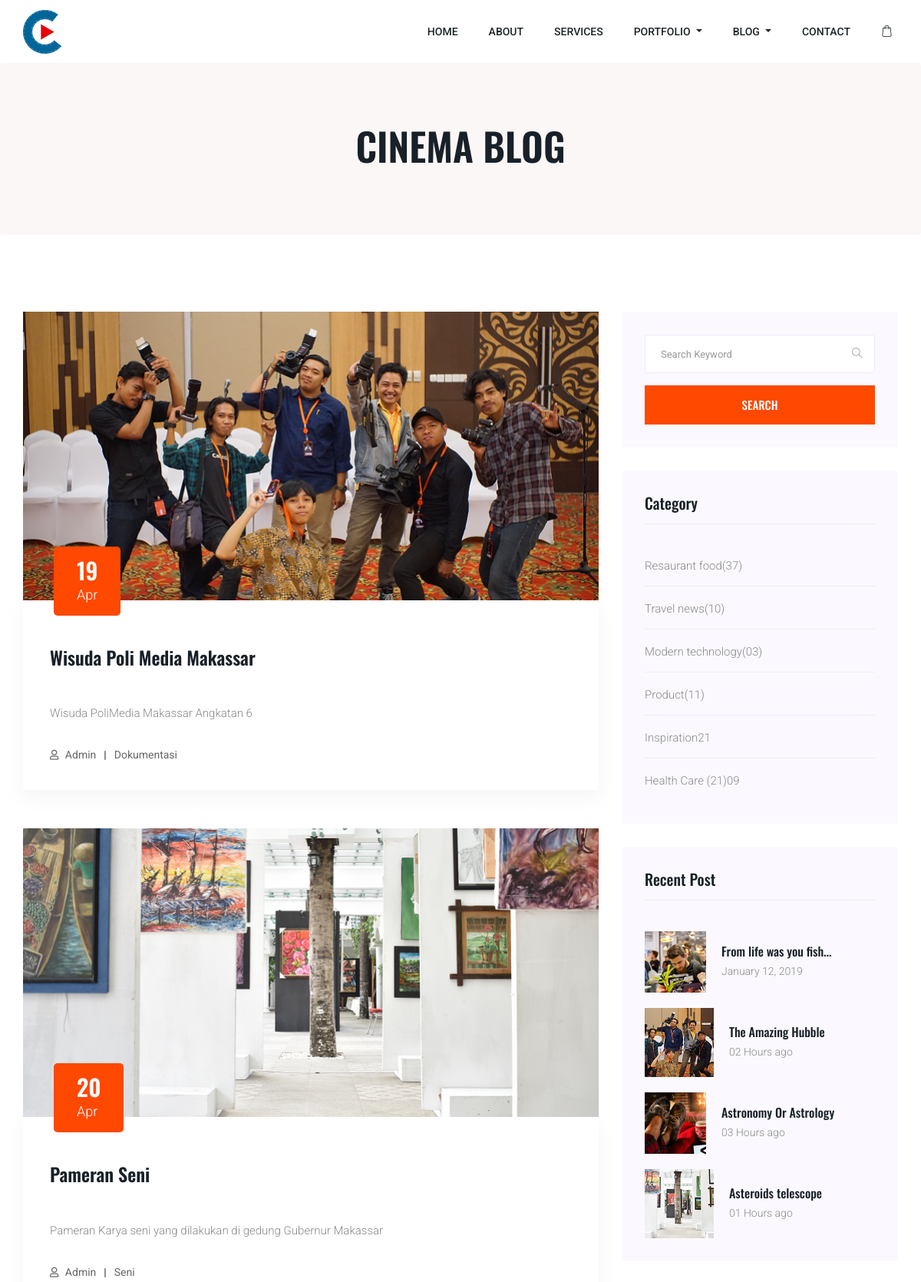
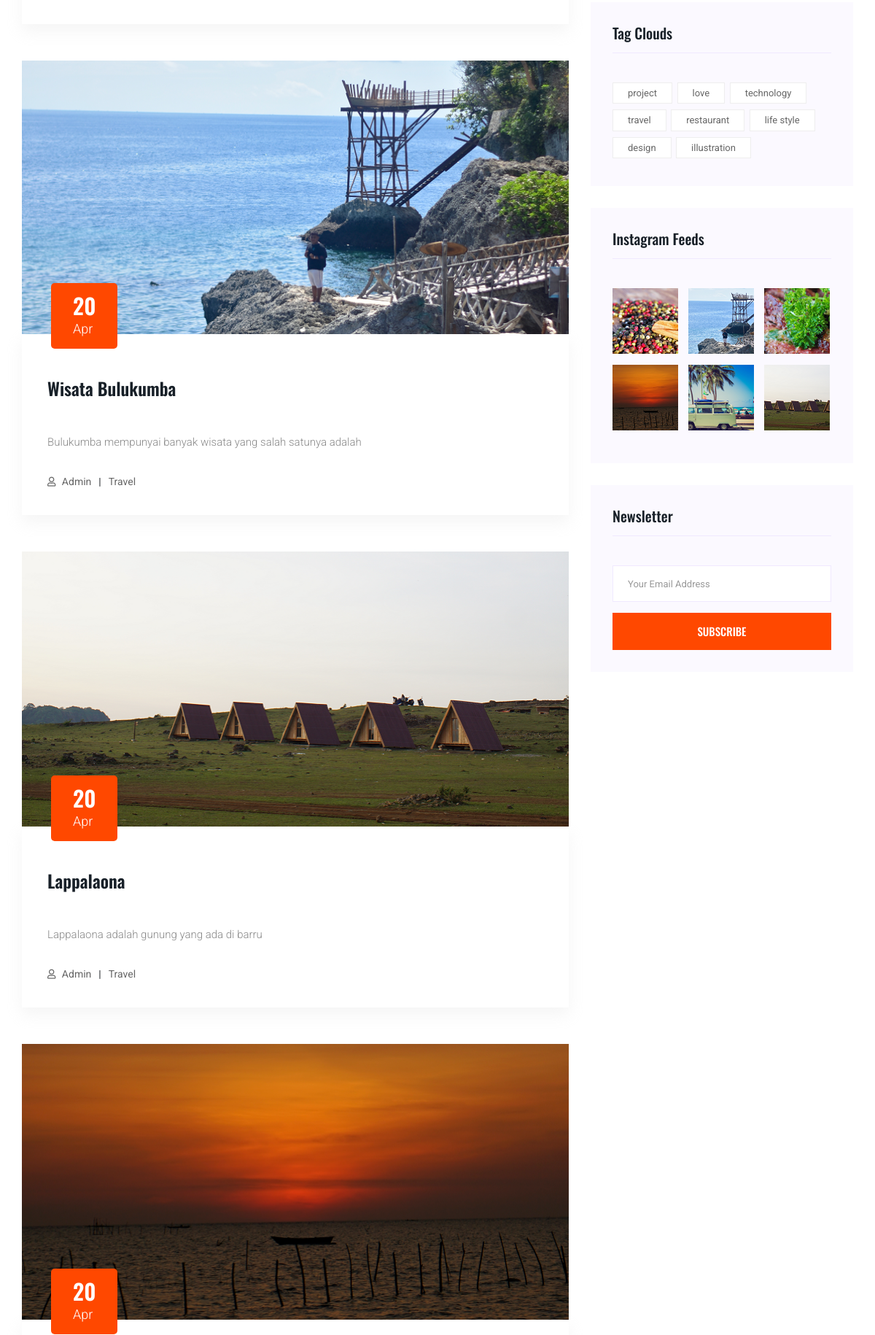
Screenshot of /index.php?halaman=blog (upper part) with the database file from the repository (2 pictures, top to bottom).
### tables this page shows
CREATE TABLE `blog` (
  `id` int(11) NOT NULL,
  `title` varchar(100) NOT NULL,
  `content` text NOT NULL,
  `author` varchar(50) NOT NULL,
  `category` varchar(100) NOT NULL,
  `tag` varchar(255) NOT NULL,
  `date` date NOT NULL,
  `thumbnail` varchar(100) NOT NULL
);

### blog.php (the view, shortened to what this page needs)
<section class="breadcrumb breadcrumb_bg">
    <div class="container">
        <div class="row">
            <div class="col-lg-12">
                <div class="breadcrumb_iner text-center">
                    <div class="breadcrumb_iner_item">
                        <h2>Cinema Blog</h2>
                    </div>
                </div>
            </div>
        </div>
    </div>
</section>
<section class="blog_area section_padding">
    <div class="container">
        <div class="row">
            <div class="col-lg-8 mb-5 mb-lg-0">
                <div class="blog_left_sidebar">
                <?php
                    $result=$koneksi->query("SELECT * FROM blog");
                    while($data = $result->fetch_assoc()){
                ?>
                    <article class="blog_item">
                        <div class="blog_item_img">
                            <img class="card-img rounded-0" src="assets/img/blog/<?php echo $data['thumbnail']; ?>" alt="">
                            <a href="#" class="blog_item_date">
                                <h3><?php echo date('d', strtotime($data['date'])); ?></h3>
                                <p><?php echo date('M', strtotime($data['date'])); ?></p>
                            </a>
                        </div>
                        <div class="blog_details">
                            <a class="d-inline-block" href="single-blog.html">
                                <h2><?php echo $data['title']; ?></h2>
                            </a>
                            <p><?php echo $data['content']; ?></p>
                            <ul class="blog-info-link">
                                <li><a href="#"><i class="far fa-user"></i> <?php echo ucwords($data['author']); ?></a></li>
                                <li><a href="#"><?php echo ucwords($data['category']); ?></a></li>
                            </ul>
                        </div>
                    </article>
                <?php } ?>
                </div>
            </div>
            <div class="col-lg-4">
                <div class="blog_right_sidebar">
                    <aside class="single_sidebar_widget search_widget">
                        <form action="#">
                            <div class="form-group">
                                <div class="input-group mb-3">
                                    <input type="text" class="form-control" placeholder='Search Keyword'
                                        onfocus="this.placeholder = ''"
                                        onblur="this.placeholder = 'Search Keyword'">
                                    <div class="input-group-append">
                                        <button class="btn" type="button"><i class="ti-search"></i></button>
                                    </div>
                                </div>
                            </div>
                            <button class="button rounded-0 primary-bg text-white w-100 btn_2"
                                type="submit">Search</button>
                        </form>
                    </aside>
                    <aside class="single_sidebar_widget post_category_widget">
                        <h4 class="widget_title">Category</h4>
                        <ul class="list cat-list">
                            <li>
                                <a href="#" class="d-flex">
                                    <p>Resaurant food</p>
                                    <p>(37)</p>
                                </a>
                            </li>
                            <li>
                                <a href="#" class="d-flex">
                                    <p>Travel news</p>
                                    <p>(10)</p>
                                </a>
                            </li>
                            <li>
                                <a href="#" class="d-flex">
                                    <p>Modern technology</p>
                                    <p>(03)</p>
                                </a>
                            </li>
                            <li>
                                <a href="#" class="d-flex">
                                    <p>Product</p>
                                    <p>(11)</p>
                                </a>
                            </li>
                            <li>
                                <a href="#" class="d-flex">
                                    <p>Inspiration</p>
                                    <p>21</p>
                                </a>
                            </li>
                            <li>
                                <a href="#" class="d-flex">
                                    <p>Health Care (21)</p>
                                    <p>09</p>
                                </a>
                            </li>
                        </ul>
                    </aside>
                    <aside class="single_sidebar_widget popular_post_widget">
                        <h3 class="widget_title">Recent Post</h3>
                        <div class="media post_item">
                            <img src="assets/img/post/post_1.png" alt="post">
                            <div class="media-body">
                                <a href="single-blog.html">
                                    <h3>From life was you fish...</h3>
                                </a>
                                <p>January 12, 2019</p>
                            </div>
                        </div>
                        <div class="media post_item">
                            <img src="assets/img/post/post_2.png" alt="post">
                            <div class="media-body">
                                <a href="single-blog.html">
                                    <h3>The Amazing Hubble</h3>
                                </a>
                                <p>02 Hours ago</p>
                            </div>
                        </div>
                        <div class="media post_item">
                            <img src="assets/img/post/post_3.png" alt="post">
                            <div class="media-body">
                                <a href="single-blog.html">
                                    <h3>Astronomy Or Astrology</h3>
                                </a>
                                <p>03 Hours ago</p>
                            </div>
                        </div>
                        <div class="media post_item">
                            <img src="assets/img/post/post_4.png" alt="post">
                            <div class="media-body">
                                <a href="single-blog.html">
                                    <h3>Asteroids telescope</h3>
                                </a>
                                <p>01 Hours ago</p>
                            </div>
                        </div>
                    </aside>
                    <aside class="single_sidebar_widget tag_cloud_widget">
                        <h4 class="widget_title">Tag Clouds</h4>
                        <ul class="list">
                            <li>
                                <a href="#">project</a>
                            </li>
                            <li>
                                <a href="#">love</a>
                            </li>
                            <li>
                                <a href="#">technology</a>
                            </li>
                            <li>
                                <a href="#">travel</a>
                            </li>
                            <li>
                                <a href="#">restaurant</a>
                            </li>
                            <li>
                                <a href="#">life style</a>
                            </li>
                            <li>
                                <a href="#">design</a>
                            </li>
                            <li>
                                <a href="#">illustration</a>
                            </li>
                        </ul>
                    </aside>
                    <aside class="single_sidebar_widget instagram_feeds">
                        <h4 class="widget_title">Instagram Feeds</h4>
                        <ul class="instagram_row flex-wrap">
                            <li>
                                <a href="#">
                                    <img class="img-fluid" src="assets/img/post/post_5.png" alt="">
                                </a>
                            </li>
                            <li>
                                <a href="#">
                                    <img class="img-fluid" src="assets/img/post/post_6.png" alt="">
                                </a>
                            </li>
                            <li>
                                <a href="#">
                                    <img class="img-fluid" src="assets/img/post/post_7.png" alt="">
                                </a>
                            </li>
                            <li>
                                <a href="#">
                                    <img class="img-fluid" src="assets/img/post/post_8.png" alt="">
                                </a>
                            </li>
                            <li>
                                <a href="#">
                                    <img class="img-fluid" src="assets/img/post/post_9.png" alt="">
                                </a>
                            </li>
                            <li>
                                <a href="#">
                                    <img class="img-fluid" src="assets/img/post/post_10.png" alt="">
                                </a>
                            </li>
                        </ul>
                    </aside>
                    <aside class="single_sidebar_widget newsletter_widget">
                        <h4 class="widget_title">Newsletter</h4>
                        <div class="form-wrap" id="mc_embed_signup">
                            <form target="_blank"
                                action="https://spondonit.us12.list-manage.com/subscribe/post?u=1462626880ade1ac87bd9c93a&amp;id=92a4423d01"
                                method="get" class="form-inline">
                                <input class="form-control" name="EMAIL" placeholder="Your Email Address"
                                    onfocus="this.placeholder = ''"
                                    onblur="this.placeholder = 'Your Email Address '" required="" type="email">
                                <button class="btn_2 btn-default text-uppercase">SUBSCRIBE</button>
                            </form>
                        </div>
                    </aside>
                </div>
            </div>
        </div>
    </div>
</section>

### assets/css/all.css (style rules this page uses)
.fa, .fas, .far, .fal, .fab { -moz-osx-font-smoothing: grayscale; -webkit-font-smoothing: antialiased; display: inline-block; font-style: normal; font-variant: normal; text-rendering: auto; line-height: 1; }
.fa-user:before { content: "\f007"; }
.far { font-family: 'Font Awesome 5 Free'; font-weight: 400; }

### rows the page displays
blog: thumbnail (picture), date "19", date "Apr", title "Wisuda Poli Media Makassar", content "Wisuda PoliMedia Makassar Angkatan 6", author "Admin", category "Dokumentasi"
blog: thumbnail (picture), date "20", date "Apr", title "Pameran Seni", content "Pameran Karya seni yang dilakukan di gedung Gubernur Makassar", author "Admin", category "Seni"
blog: thumbnail (picture), date "20", date "Apr", title "Wisata Bulukumba", content "Bulukumba mempunyai banyak wisata yang salah satunya adalah", author "Admin", category "Travel"
blog: thumbnail (picture), date "20", date "Apr", title "Lappalaona", content "Lappalaona adalah gunung yang ada di barru", author "Admin", category "Travel"
blog: thumbnail (picture), date "20", date "Apr"
